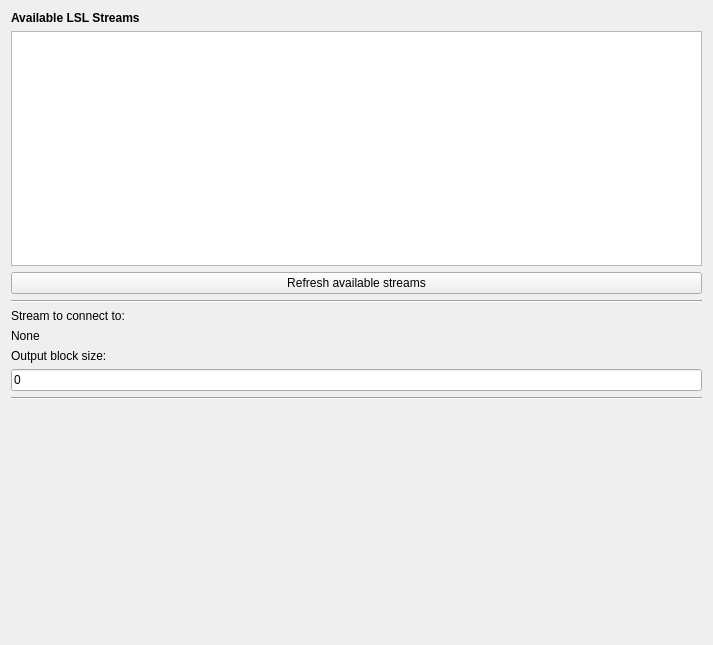
<?xml version="1.0" encoding="UTF-8"?>
<ui version="4.0">
 <class>LSLSetupWidget</class>
 <widget class="QWidget" name="LSLSetupWidget">
  <property name="geometry">
   <rect>
    <x>0</x>
    <y>0</y>
    <width>713</width>
    <height>645</height>
   </rect>
  </property>
  <property name="windowTitle">
   <string>TMSi EEG Connector Setup</string>
  </property>
  <layout class="QVBoxLayout" name="verticalLayout_2">
   <item>
    <widget class="QLabel" name="m_qLabel_Headline">
     <property name="font">
      <font>
       <weight>75</weight>
       <bold>true</bold>
      </font>
     </property>
     <property name="text">
      <string>Available LSL Streams</string>
     </property>
    </widget>
   </item>
   <item>
    <widget class="QListWidget" name="listLSLStreams"/>
   </item>
   <item>
    <widget class="QPushButton" name="refreshAvailableStreams">
     <property name="text">
      <string>Refresh available streams</string>
     </property>
    </widget>
   </item>
   <item>
    <widget class="Line" name="line">
     <property name="orientation">
      <enum>Qt::Horizontal</enum>
     </property>
    </widget>
   </item>
   <item>
    <widget class="QLabel" name="label">
     <property name="text">
      <string>Stream to connect to:</string>
     </property>
    </widget>
   </item>
   <item>
    <widget class="QLabel" name="currentStreamDescription">
     <property name="text">
      <string>&lt;html&gt;&lt;head/&gt;&lt;body&gt;&lt;p&gt;None&lt;/p&gt;&lt;/body&gt;&lt;/html&gt;</string>
     </property>
    </widget>
   </item>
   <item>
    <widget class="QLabel" name="label_2">
     <property name="text">
      <string>Output block size:</string>
     </property>
    </widget>
   </item>
   <item>
    <widget class="QLineEdit" name="blockSizeEdit">
     <property name="text">
      <string>0</string>
     </property>
    </widget>
   </item>
   <item>
    <widget class="Line" name="line_2">
     <property name="orientation">
      <enum>Qt::Horizontal</enum>
     </property>
    </widget>
   </item>
   <item>
    <spacer name="verticalSpacer">
     <property name="orientation">
      <enum>Qt::Vertical</enum>
     </property>
     <property name="sizeHint" stdset="0">
      <size>
       <width>20</width>
       <height>40</height>
      </size>
     </property>
    </spacer>
   </item>
  </layout>
 </widget>
 <layoutdefault spacing="6" margin="11"/>
 <resources/>
 <connections/>
</ui>
